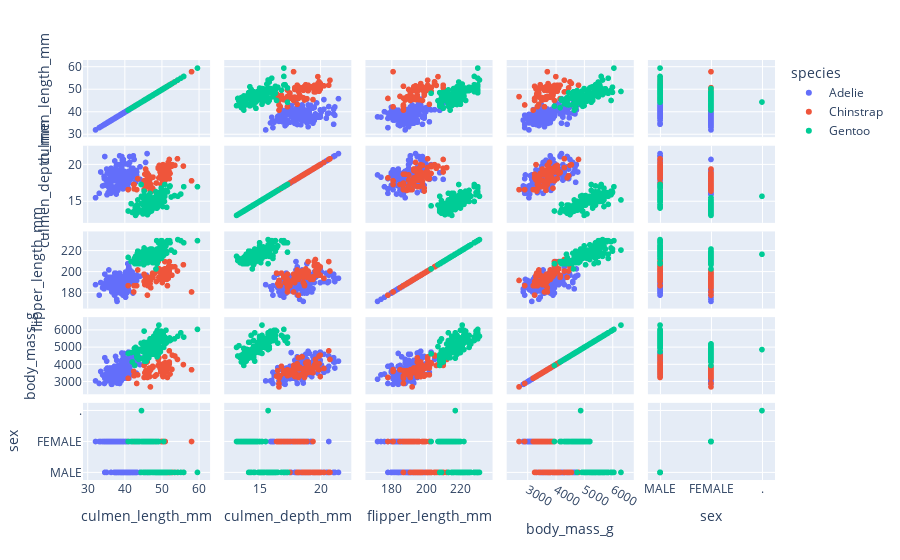

Write notebook code for a chart like this one.
### Code cell
import plotly.express as px

fig = px.scatter_matrix(
    df, dimensions=df.iloc[:, 2:].columns, color="species", height=1000
)
fig.show()

### Figure 1 — Plotly figure (JSON) as saved in the notebook; plotly's stock layout.template omitted (floating-point values rounded to 4 significant figures; data arrays with more than 128 entries replaced by an {"elided": "..."} marker saying what was removed)
{"data": [{"dimensions": [{"axis": {"matches": true}, "label": "culmen_length_mm", "values": {"elided": "146 float values"}}, {"axis": {"matches": true}, "label": "culmen_depth_mm", "values": {"elided": "146 float values"}}, {"axis": {"matches": true}, "label": "flipper_length_mm", "values": {"elided": "146 int values"}}, {"axis": {"matches": true}, "label": "body_mass_g", "values": {"elided": "146 int values"}}, {"axis": {"matches": true}, "label": "sex", "values": {"elided": "146 str values"}}], "hovertemplate": "species=Adelie<br>%{xaxis.title.text}=%{x}<br>%{yaxis.title.text}=%{y}<extra></extra>", "legendgroup": "Adelie", "marker": {"color": "#636efa", "symbol": "circle"}, "name": "Adelie", "showlegend": true, "type": "splom"}, {"dimensions": [{"axis": {"matches": true}, "label": "culmen_length_mm", "values": [46.5, 50, 51.3, 45.4, 52.7, 45.2, 46.1, 51.3, 46, 51.3, 46.6, 51.7, 47, 52, 45.9, 50.5, 50.3, 58, 46.4, 49.2, 42.4, 48.5, 43.2, 50.6, 46.7, 52, 50.5, 49.5, 46.4, 52.8, 40.9, 54.2, 42.5, 51, 49.7, 47.5, 47.6, 52, 46.9, 53.5, 49, 46.2, 50.9, 45.5, 50.9, 50.8, 50.1, 49, 51.5, 49.8, 48.1, 51.4, 45.7, 50.7, 42.5, 52.2, 45.2, 49.3, 50.2, 45.6, 51.9, 46.8, 45.7, 55.8, 43.5, 49.6, 50.8, 50.2]}, {"axis": {"matches": true}, "label": "culmen_depth_mm", "values": [17.9, 19.5, 19.2, 18.7, 19.8, 17.8, 18.2, 18.2, 18.9, 19.9, 17.8, 20.3, 17.3, 18.1, 17.1, 19.6, 20, 17.8, 18.6, 18.2, 17.3, 17.5, 16.6, 19.4, 17.9, 19, 18.4, 19, 17.8, 20, 16.6, 20.8, 16.7, 18.8, 18.6, 16.8, 18.3, 20.7, 16.6, 19.9, 19.5, 17.5, 19.1, 17, 17.9, 18.5, 17.9, 19.6, 18.7, 17.3, 16.4, 19, 17.3, 19.7, 17.3, 18.8, 16.6, 19.9, 18.8, 19.4, 19.5, 16.5, 17, 19.8, 18.1, 18.2, 19, 18.7]}, {"axis": {"matches": true}, "label": "flipper_length_mm", "values": [192, 196, 193, 188, 197, 198, 178, 197, 195, 198, 193, 194, 185, 201, 190, 201, 197, 181, 190, 195, 181, 191, 187, 193, 195, 197, 200, 200, 191, 205, 187, 201, 187, 203, 195, 199, 195, 210, 192, 205, 210, 187, 196, 196, 196, 201, 190, 212, 187, 198, 199, 201, 193, 203, 187, 197, 191, 203, 202, 194, 206, 189, 195, 207, 202, 193, 210, 198]}, {"axis": {"matches": true}, "label": "body_mass_g", "values": [3500, 3900, 3650, 3525, 3725, 3950, 3250, 3750, 4150, 3700, 3800, 3775, 3700, 4050, 3575, 4050, 3300, 3700, 3450, 4400, 3600, 3400, 2900, 3800, 3300, 4150, 3400, 3800, 3700, 4550, 3200, 4300, 3350, 4100, 3600, 3900, 3850, 4800, 2700, 4500, 3950, 3650, 3550, 3500, 3675, 4450, 3400, 4300, 3250, 3675, 3325, 3950, 3600, 4050, 3350, 3450, 3250, 4050, 3800, 3525, 3950, 3650, 3650, 4000, 3400, 3775, 4100, 3775]}, {"axis": {"matches": true}, "label": "sex", "values": ["FEMALE", "MALE", "MALE", "FEMALE", "MALE", "FEMALE", "FEMALE", "MALE", "FEMALE", "MALE", "FEMALE", "MALE", "FEMALE", "MALE", "FEMALE", "MALE", "MALE", "FEMALE", "FEMALE", "MALE", "FEMALE", "MALE", "FEMALE", "MALE", "FEMALE", "MALE", "FEMALE", "MALE", "FEMALE", "MALE", "FEMALE", "MALE", "FEMALE", "MALE", "MALE", "FEMALE", "FEMALE", "MALE", "FEMALE", "MALE", "MALE", "FEMALE", "MALE", "FEMALE", "FEMALE", "MALE", "FEMALE", "MALE", "MALE", "FEMALE", "FEMALE", "MALE", "FEMALE", "MALE", "FEMALE", "MALE", "FEMALE", "MALE", "MALE", "FEMALE", "MALE", "FEMALE", "FEMALE", "MALE", "FEMALE", "MALE", "MALE", "FEMALE"]}], "hovertemplate": "species=Chinstrap<br>%{xaxis.title.text}=%{x}<br>%{yaxis.title.text}=%{y}<extra></extra>", "legendgroup": "Chinstrap", "marker": {"color": "#EF553B", "symbol": "circle"}, "name": "Chinstrap", "showlegend": true, "type": "splom"}, {"dimensions": [{"axis": {"matches": true}, "label": "culmen_length_mm", "values": [46.1, 50, 48.7, 50, 47.6, 46.5, 45.4, 46.7, 43.3, 46.8, 40.9, 49, 45.5, 48.4, 45.8, 49.3, 42, 49.2, 46.2, 48.7, 50.2, 45.1, 46.5, 46.3, 42.9, 46.1, 47.8, 48.2, 50, 47.3, 42.8, 45.1, 59.6, 49.1, 48.4, 42.6, 44.4, 44, 48.7, 42.7, 49.6, 45.3, 49.6, 50.5, 43.6, 45.5, 50.5, 44.9, 45.2, 46.6, 48.5, 45.1, 50.1, 46.5, 45, 43.8, 45.5, 43.2, 50.4, 45.3, 46.2, 45.7, 54.3, 45.8, 49.8, 49.5, 43.5, 50.7, 47.7, 46.4, 48.2, 46.5, 46.4, 48.6, 47.5, 51.1, 45.2, 45.2, 49.1, 52.5, 47.4, 50, 44.9, 50.8, 43.4, 51.3, 47.5, 52.1, 47.5, 52.2, 45.5, 49.5, 44.5, 50.8, 49.4, 46.9, 48.4, 51.1, 48.5, 55.9, 47.2, 49.1, 46.8, 41.7, 53.4, 43.3, 48.1, 50.5, 49.8, 43.5, 51.5, 46.2, 55.1, 44.5, 48.8, 47.2, 46.8, 50.4, 45.2, 49.9]}, {"axis": {"matches": true}, "label": "culmen_depth_mm", "values": [13.2, 16.3, 14.1, 15.2, 14.5, 13.5, 14.6, 15.3, 13.4, 15.4, 13.7, 16.1, 13.7, 14.6, 14.6, 15.7, 13.5, 15.2, 14.5, 15.1, 14.3, 14.5, 14.5, 15.8, 13.1, 15.1, 15, 14.3, 15.3, 15.3, 14.2, 14.5, 17, 14.8, 16.3, 13.7, 17.3, 13.6, 15.7, 13.7, 16, 13.7, 15, 15.9, 13.9, 13.9, 15.9, 13.3, 15.8, 14.2, 14.1, 14.4, 15, 14.4, 15.4, 13.9, 15, 14.5, 15.3, 13.8, 14.9, 13.9, 15.7, 14.2, 16.8, 16.2, 14.2, 15, 15, 15.6, 15.6, 14.8, 15, 16, 14.2, 16.3, 13.8, 16.4, 14.5, 15.6, 14.6, 15.9, 13.8, 17.3, 14.4, 14.2, 14, 17, 15, 17.1, 14.5, 16.1, 14.7, 15.7, 15.8, 14.6, 14.4, 16.5, 15, 17, 15.5, 15, 16.1, 14.7, 15.8, 14, 15.1, 15.2, 15.9, 15.2, 16.3, 14.1, 16, 15.7, 16.2, 13.7, 14.3, 15.7, 14.8, 16.1]}, {"axis": {"matches": true}, "label": "flipper_length_mm", "values": [211, 230, 210, 218, 215, 210, 211, 219, 209, 215, 214, 216, 214, 213, 210, 217, 210, 221, 209, 222, 218, 215, 213, 215, 215, 215, 215, 210, 220, 222, 209, 207, 230, 220, 220, 213, 219, 208, 208, 208, 225, 210, 216, 222, 217, 210, 225, 213, 215, 210, 220, 210, 225, 217, 220, 208, 220, 208, 224, 208, 221, 214, 231, 219, 230, 229, 220, 223, 216, 221, 221, 217, 216, 230, 209, 220, 215, 223, 212, 221, 212, 224, 212, 228, 218, 218, 212, 230, 218, 228, 212, 224, 214, 226, 216, 222, 203, 225, 219, 228, 215, 228, 215, 210, 219, 208, 209, 216, 229, 213, 230, 217, 230, 217, 222, 214, 215, 222, 212, 213]}, {"axis": {"matches": true}, "label": "body_mass_g", "values": [4500, 5700, 4450, 5700, 5400, 4550, 4800, 5200, 4400, 5150, 4650, 5550, 4650, 5850, 4200, 5850, 4150, 6300, 4800, 5350, 5700, 5000, 4400, 5050, 5000, 5100, 5650, 4600, 5550, 5250, 4700, 5050, 6050, 5150, 5400, 4950, 5250, 4350, 5350, 3950, 5700, 4300, 4750, 5550, 4900, 4200, 5400, 5100, 5300, 4850, 5300, 4400, 5000, 4900, 5050, 4300, 5000, 4450, 5550, 4200, 5300, 4400, 5650, 4700, 5700, 5800, 4700, 5550, 4750, 5000, 5100, 5200, 4700, 5800, 4600, 6000, 4750, 5950, 4625, 5450, 4725, 5350, 4750, 5600, 4600, 5300, 4875, 5550, 4950, 5400, 4750, 5650, 4850, 5200, 4925, 4875, 4625, 5250, 4850, 5600, 4975, 5500, 5500, 4700, 5500, 4575, 5500, 5000, 5950, 4650, 5500, 4375, 5850, 4875, 6000, 4925, 4850, 5750, 5200, 5400]}, {"axis": {"matches": true}, "label": "sex", "values": ["FEMALE", "MALE", "FEMALE", "MALE", "MALE", "FEMALE", "FEMALE", "MALE", "FEMALE", "MALE", "FEMALE", "MALE", "FEMALE", "MALE", "FEMALE", "MALE", "FEMALE", "MALE", "FEMALE", "MALE", "MALE", "FEMALE", "FEMALE", "MALE", "FEMALE", "MALE", "MALE", "FEMALE", "MALE", "MALE", "FEMALE", "FEMALE", "MALE", "FEMALE", "MALE", "FEMALE", "MALE", "FEMALE", "MALE", "FEMALE", "MALE", "FEMALE", "MALE", "MALE", "FEMALE", "FEMALE", "MALE", "FEMALE", "MALE", "FEMALE", "MALE", "FEMALE", "MALE", "FEMALE", "MALE", "FEMALE", "MALE", "FEMALE", "MALE", "FEMALE", "MALE", "FEMALE", "MALE", "FEMALE", "MALE", "MALE", "FEMALE", "MALE", "FEMALE", "MALE", "MALE", "FEMALE", "FEMALE", "MALE", "FEMALE", "MALE", "FEMALE", "MALE", "FEMALE", "MALE", "FEMALE", "MALE", "FEMALE", "MALE", "FEMALE", "MALE", "FEMALE", "MALE", "FEMALE", "MALE", "FEMALE", "MALE", "FEMALE", "MALE", "MALE", "FEMALE", "FEMALE", "MALE", "FEMALE", "MALE", "FEMALE", "MALE", "MALE", "FEMALE", "MALE", "FEMALE", "MALE", "FEMALE", "MALE", "FEMALE", "MALE", "FEMALE", "MALE", ".", "MALE", "FEMALE", "FEMALE", "MALE", "FEMALE", "MALE"]}], "hovertemplate": "species=Gentoo<br>%{xaxis.title.text}=%{x}<br>%{yaxis.title.text}=%{y}<extra></extra>", "legendgroup": "Gentoo", "marker": {"color": "#00cc96", "symbol": "circle"}, "name": "Gentoo", "showlegend": true, "type": "splom"}], "layout": {"autosize": true, "dragmode": "select", "legend": {"title": {"text": "species"}, "tracegroupgap": 0}, "margin": {"t": 60}, "xaxis": {"autorange": true, "range": [29.72, 61.98], "type": "linear"}, "xaxis2": {"autorange": true, "range": [12.37, 22.23], "type": "linear"}, "xaxis3": {"autorange": true, "range": [166.9, 236.1], "type": "linear"}, "xaxis4": {"autorange": true, "range": [2389.0, 6611.0], "type": "linear"}, "xaxis5": {"autorange": true, "range": [-0.173, 2.173], "type": "category"}, "yaxis": {"autorange": true, "range": [29.72, 61.98], "type": "linear"}, "yaxis2": {"autorange": true, "range": [12.37, 22.23], "type": "linear"}, "yaxis3": {"autorange": true, "range": [166.9, 236.1], "type": "linear"}, "yaxis4": {"autorange": true, "range": [2389.0, 6611.0], "type": "linear"}, "yaxis5": {"autorange": true, "range": [-0.173, 2.173], "type": "category"}}}
